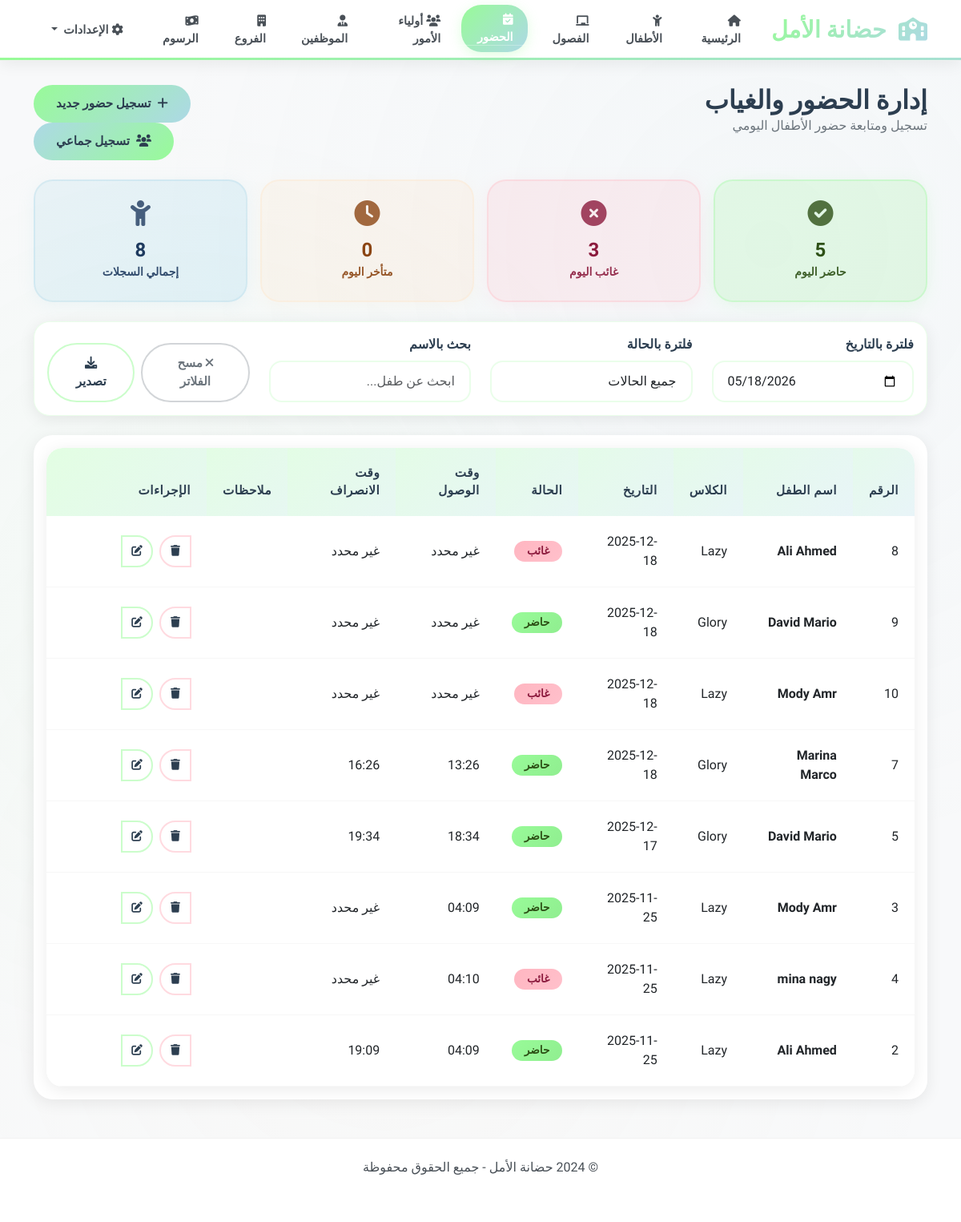
The app's page /attendance with its own data.
### tables this page shows
CREATE TABLE Attendance (
            attendance_id INTEGER PRIMARY KEY AUTOINCREMENT,
            child_id INTEGER,
            date DATE NOT NULL,
            status TEXT CHECK(status IN ('Present', 'Absent', 'Late')) DEFAULT 'Present',
            check_in_time TIME,
            check_out_time TIME,
            notes TEXT,
            created_at TIMESTAMP DEFAULT CURRENT_TIMESTAMP,
            FOREIGN KEY (child_id) REFERENCES Child(child_id) ON DELETE CASCADE
        );

CREATE TABLE Class (
            class_id INTEGER PRIMARY KEY AUTOINCREMENT,
            name TEXT NOT NULL,
            branch_id INTEGER,
            max_capacity INTEGER DEFAULT 25,
            age_group TEXT,
            created_at TIMESTAMP DEFAULT CURRENT_TIMESTAMP,
            FOREIGN KEY (branch_id) REFERENCES Branch(branch_id) ON DELETE CASCADE
        );

### routers/routersattendance.py (the view)
@attendance_bp.route('/attendance')
def show_attendance():
    conn = get_conn()
    cur = conn.cursor()
    try:
        cur.execute('''
            SELECT a.*,
                    c.first_name || " " || c.last_name as child_name,
                    cl.name as class_name,
                    b.name as branch_name
            FROM Attendance a
            LEFT JOIN Child c ON a.child_id = c.child_id
            LEFT JOIN Class cl ON c.class_id = cl.class_id
            LEFT JOIN Branch b ON cl.branch_id = b.branch_id
            ORDER BY a.date DESC, a.created_at DESC
            LIMIT 100
        ''')
        attendance_records = cur.fetchall()
        cur.execute('''
            SELECT c.child_id,
                    c.first_name || " " || c.last_name as name,
                    cl.name as class_name
            FROM Child c
            LEFT JOIN Class cl ON c.class_id = cl.class_id
            WHERE c.is_active = 1
            ORDER BY c.first_name, c.last_name
        ''')
        children = cur.fetchall()
    except Exception as e:
        print(f"خطأ في جلب بيانات الحضور: {e}")
        flash(f'خطأ في جلب البيانات: {str(e)}', 'error')
        attendance_records = []
        children = []
    finally:
        conn.close()
    return render_template('attendance.html',
                            attendance_records=attendance_records,
                            children=children)

### db.py (called while the page is built)
def get_conn():
    conn = sqlite3.connect(DB_PATH)
    conn.row_factory = sqlite3.Row  # access columns by name in templates
    conn.execute('PRAGMA foreign_keys = ON')
    return conn

### Templates/Attendance.html (shortened to what this page needs)
{% extends 'base.html' %}
{% block content %}
<div class="row mb-4">
    <div class="col-md-8">
        <h1 class="h2 mb-0">إدارة الحضور والغياب</h1>
        <p class="text-muted">تسجيل ومتابعة حضور الأطفال اليومي</p>
    </div>
    <div class="col-md-4 text-end">
        <button type="button" class="btn btn-primary" data-bs-toggle="modal" data-bs-target="#addAttendanceModal">
            <i class="fas fa-plus me-2"></i>تسجيل حضور جديد
        </button>
        <button type="button" class="btn btn-success ms-2" data-bs-toggle="modal" data-bs-target="#bulkAttendanceModal">
            <i class="fas fa-users me-2"></i>تسجيل جماعي
        </button>
    </div>
</div>
<div class="row g-3 mb-4">
    <div class="col-md-3">
        <div class="card bg-success text-white">
            <div class="card-body text-center">
                <i class="fas fa-check-circle fa-2x mb-2"></i>
                <h4 class="mb-0">{{ attendance_records|selectattr('status', 'equalto', 'Present')|list|length }}</h4>
                <small>حاضر اليوم</small>
            </div>
        </div>
    </div>
    <div class="col-md-3">
        <div class="card bg-danger text-white">
            <div class="card-body text-center">
                <i class="fas fa-times-circle fa-2x mb-2"></i>
                <h4 class="mb-0">{{ attendance_records|selectattr('status', 'equalto', 'Absent')|list|length }}</h4>
                <small>غائب اليوم</small>
            </div>
        </div>
    </div>
    <div class="col-md-3">
        <div class="card bg-warning text-white">
            <div class="card-body text-center">
                <i class="fas fa-clock fa-2x mb-2"></i>
                <h4 class="mb-0">{{ attendance_records|selectattr('status', 'equalto', 'Late')|list|length }}</h4>
                <small>متأخر اليوم</small>
            </div>
        </div>
    </div>
    <div class="col-md-3">
        <div class="card bg-info text-white">
            <div class="card-body text-center">
                <i class="fas fa-child fa-2x mb-2"></i>
                <h4 class="mb-0">{{ attendance_records|length }}</h4>
                <small>إجمالي السجلات</small>
            </div>
        </div>
    </div>
</div>
<div class="card mb-4">
    <div class="card-body">
        <div class="row">
            <div class="col-md-3">
                <label class="form-label">فلترة بالتاريخ</label>
                <input type="date" class="form-control" id="dateFilter" value="">
            </div>
            <div class="col-md-3">
                <label class="form-label">فلترة بالحالة</label>
                <select class="form-select" id="statusFilter">
                    <option value="">جميع الحالات</option>
                </select>
            </div>
            <div class="col-md-3">
                <label class="form-label">بحث بالاسم</label>
                <input type="text" class="form-control" id="nameSearch" placeholder="ابحث عن طفل...">
            </div>
            <div class="col-md-3 d-flex align-items-end">
                <button type="button" class="btn btn-outline-secondary me-2" onclick="clearFilters()">
                    <i class="fas fa-times"></i> مسح الفلاتر
                </button>
                <button type="button" class="btn btn-outline-primary" onclick="exportAttendance()">
                    <i class="fas fa-download"></i> تصدير
                </button>
            </div>
        </div>
    </div>
</div>
<div class="card">
    <div class="card-body">
        {% if attendance_records %}
        <div class="table-responsive">
            <table class="table table-hover" id="attendanceTable">
                <thead class="table-light">
                    <tr>
                        <th>الرقم</th>
                        <th>اسم الطفل</th>
                        <th>الكلاس</th>
                        <th>التاريخ</th>
                        <th>الحالة</th>
                        <th>وقت الوصول</th>
                        <th>وقت الانصراف</th>
                        <th>ملاحظات</th>
                        <th width="200">الإجراءات</th>
                    </tr>
                </thead>
                <tbody>
                    {% for record in attendance_records %}
                    <tr>
                        <td>{{ record.attendance_id }}</td>
                        <td>
                            <strong>{{ record.child_name or 'غير محدد' }}</strong>
                        </td>
                        <td>{{ record.class_name or 'غير محدد' }}</td>
                        <td>{{ record.date }}</td>
                        <td>
                            {% if record.status == 'Present' %}
                                <span class="badge bg-success">حاضر</span>
                            {% elif record.status == 'Absent' %}
                                <span class="badge bg-danger">غائب</span>
                            {% elif record.status == 'Late' %}
                                <span class="badge bg-warning">متأخر</span>
                            {% endif %}
                        </td>
                        <td>{{ record.check_in_time or 'غير محدد' }}</td>
                        <td>{{ record.check_out_time or 'غير محدد' }}</td>
                        <td>{{ record.notes or '' }}</td>
                        <td>
                            <div class="btn-group" role="group">
                                <button type="button" class="btn btn-sm btn-outline-primary"
                                        data-bs-toggle="modal"
                                        data-bs-target="#editAttendanceModal{{ record.attendance_id }}">
                                    <i class="fas fa-edit"></i>
                                </button>
                                <button type="button" class="btn btn-sm btn-outline-danger"
                                        data-bs-toggle="modal"
                                        data-bs-target="#deleteAttendanceModal{{ record.attendance_id }}">
                                    <i class="fas fa-trash"></i>
                                </button>
                            </div>
                        </td>
                    </tr>
                    {% endfor %}
                </tbody>
            </table>
        </div>
        {% else %}
        <div class="text-center py-5">
            <i class="fas fa-calendar-check fa-3x text-muted mb-3"></i>
            <h5 class="text-muted">لا توجد سجلات حضور بعد</h5>
            <p class="text-muted">ابدأ بتسجيل أول حضور للأطفال</p>
        </div>
        {% endif %}
    </div>
</div>
{% endblock %}

### Templates/base.html (style rules this page uses)
:root { --mint-green: #98fb98; --baby-blue: #add8e6; --soft-yellow: #ffe4c4; --coral: #ffb6c1; --light-grey: #f8f9fa; --white: #ffffff; }
body { font-family: 'Tajawal', 'Segoe UI', Tahoma, Geneva, Verdana, sans-serif; background: #f8f9fa; min-height: 100vh; position: relative; }
body::before { content: ''; position: fixed; top: 0; left: 0; width: 100%; height: 100%; background-image: radial-gradient(circle at 20% 50%, rgba(152, 251, 152, 0.05) 0%, transparent 50%), radial-gradient(circle at 80% 20%, rgba(173, 216, 230, 0.05) 0%, transparent 50%), radial-gradient(circle at 40% 80%, rgba(255, 228, 196, 0.05) 0%, transparent 50%); pointer-events: none; z-index: -1; }
.btn-group { direction: ltr; }
.card { transition: all 0.4s cubic-bezier(0.25, 0.46, 0.45, 0.94); }

### records on screen
Attendance: attendance_id "8", child_name "Ali Ahmed", name "Lazy", date "2025-12-18", status "غائب", check_in_time "غير محدد", check_out_time "غير محدد"
Attendance: attendance_id "9", child_name "David Mario", name "Glory", date "2025-12-18", status "حاضر", check_in_time "غير محدد", check_out_time "غير محدد"
Attendance: attendance_id "10", child_name "Mody Amr", name "Lazy", date "2025-12-18", status "غائب", check_in_time "غير محدد", check_out_time "غير محدد"
Attendance: attendance_id "7", child_name "Marina Marco", name "Glory", date "2025-12-18", status "حاضر", check_in_time "13:26", check_out_time "16:26"
Attendance: attendance_id "5", child_name "David Mario", name "Glory", date "2025-12-17", status "حاضر", check_in_time "18:34", check_out_time "19:34"
Attendance: attendance_id "3", child_name "Mody Amr", name "Lazy", date "2025-11-25", status "حاضر", check_in_time "04:09", check_out_time "غير محدد"
Attendance: attendance_id "4", child_name "mina nagy", name "Lazy", date "2025-11-25", status "غائب", check_in_time "04:10", check_out_time "غير محدد"
Attendance: attendance_id "2", child_name "Ali Ahmed", name "Lazy", date "2025-11-25", status "حاضر", check_in_time "04:09", check_out_time "19:09"

### other values on screen
{{ attendance_records|selectattr('status', 'equalto', 'Late')|list|length }} "0"
{{ attendance_records|length }} "8"
